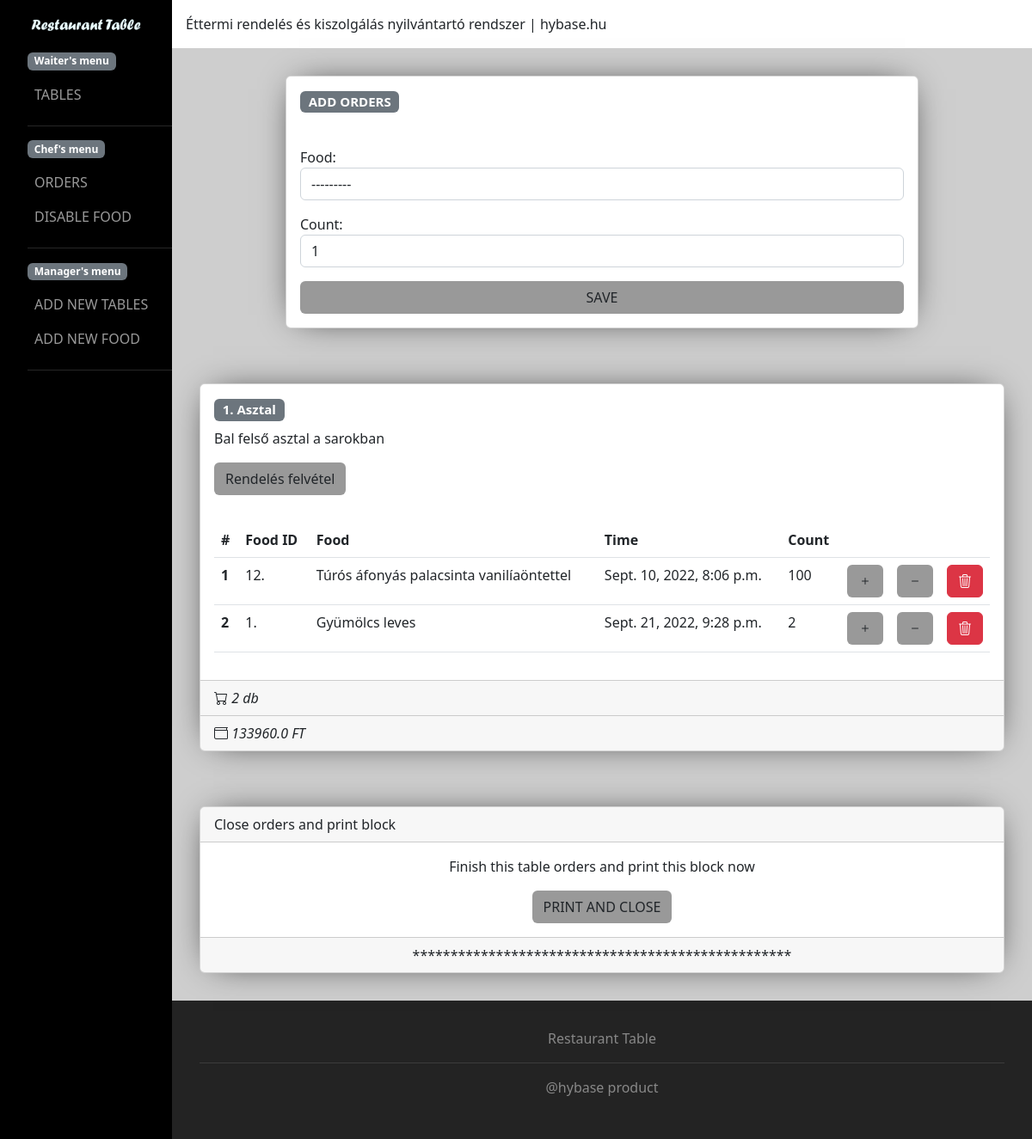
Page /table/1 on the earlier database version.
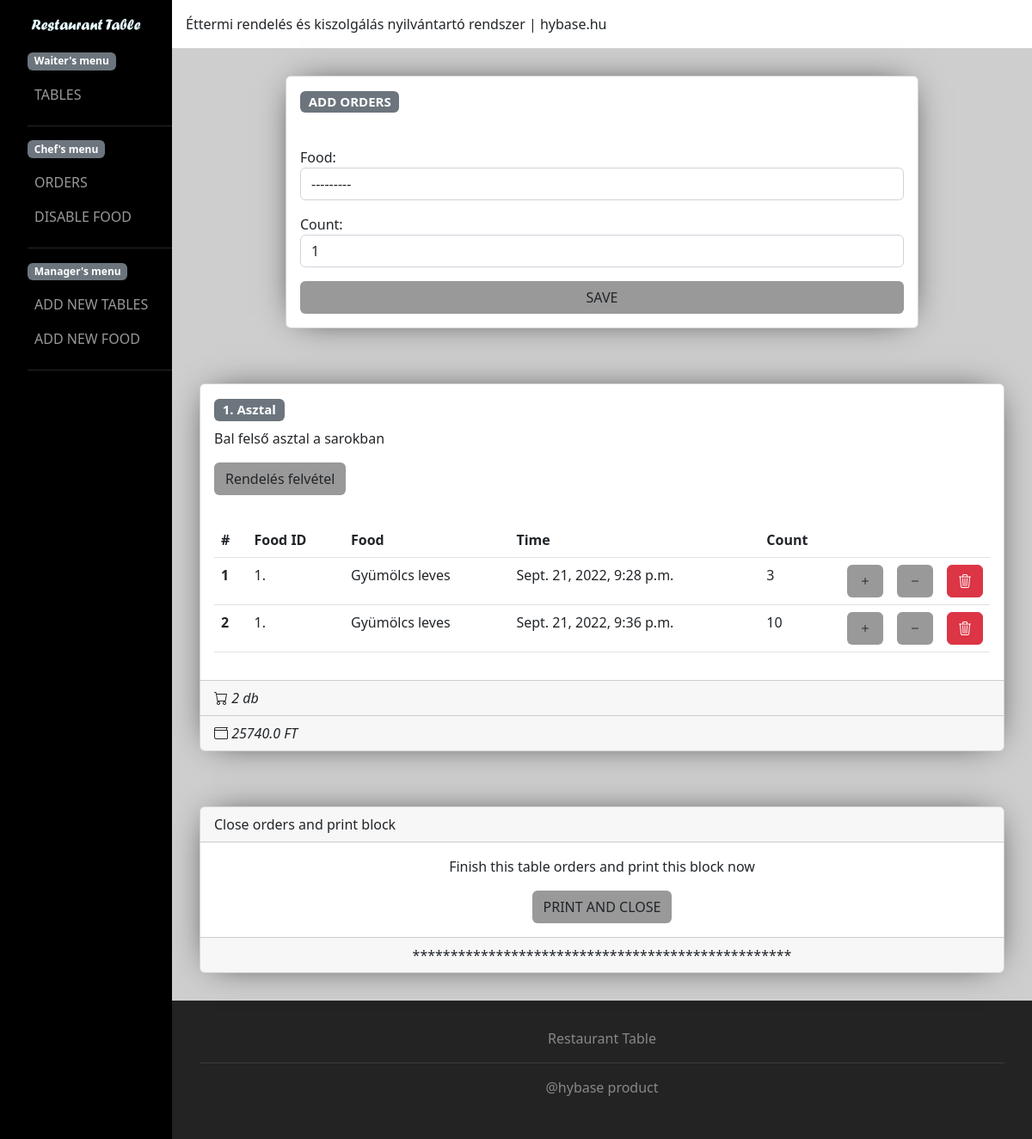
Same page on the later database version.
### table/models.py (models this page shows, shortened)
class Table(models.Model):
    t_id = models.IntegerField(null=False,blank=False,unique=True)
    description = models.TextField(blank=True,null=True)
    is_reserved = models.BooleanField(default=False)
    is_active = models.BooleanField(default=True)
    def get_table_order_count(self):
        count = 0
        for i in self.get_table_current_orders():
            for k in i.orders.all():
                count += 1
        return count
    def get_table_order_price(self):
        table_orders = TableOrderModels.TableOrder.objects.filter(table=self.pk,is_finished=False)
        price = 0.0
        for o in table_orders:
            price += o.get_price()
        return price
    def get_table_current_orders(self):
        tableOrders=TableOrderModels.TableOrder.objects.filter(table=self.pk,is_finished=False)
        return tableOrders

### order/models.py (models this page shows, shortened)
class Order(models.Model):
    food = models.ForeignKey(Food, on_delete=models.SET_NULL, null=True)
    count = models.IntegerField(blank=False, null=False, default=1)
    created_at = models.DateTimeField(auto_created=True, auto_now_add=True)

class TableOrder(models.Model):
    orders = models.ManyToManyField(to=Order)
    table = models.ForeignKey(Table, on_delete=models.SET_NULL, null=True,related_name="tables_orders")
    is_finished = models.BooleanField(default=False)
    created_at = models.DateTimeField(auto_created=True, auto_now_add=True)
    def get_price(self):
        price = 0
        for o in self.orders.all():
            price += o.food.price * o.count
        return price

### food/models.py (models this page shows, shortened)
class Food(models.Model):
    f_id = models.IntegerField(blank=False,null=False,unique=True)
    name = models.CharField(max_length=60,blank=False,null=False,unique=True)
    description = models.TextField()
    price = models.FloatField(default=0.0)
    category = models.CharField(choices=category,max_length=2,blank=False,null=False)
    is_active = models.BooleanField(default=True)
    class Meta:
        ordering = ['category','name']
    def __str__(self):
        return "["+str(self.category) +"] " + self.name

### table/views.py (the view, shortened to what this page needs)
# urls.py: path('table/<int:pk>',table_view,name="table_view"),
def table_view(request, pk):
    table = Table.objects.get(pk=pk)
    order_form = OrderForm()
    context = {
        'table': table,
        'form':order_form
    }
    return render(request, 'table/table_view.html', context)

### order/forms.py
class OrderForm(ModelForm):
    class Meta:
        model = Order
        fields = ["food","count"]
    def __init__(self,*args,**kwargs):
        super(ModelForm,self).__init__(*args,**kwargs)
        for visible in self.visible_fields():
            visible.field.widget.attrs['class'] = 'form-control'

### templates/table/table_view.html (shortened to what this page needs)
{% extends 'includes/main.html' %}
{% load static %}
{%block content%}
<div class="_container" style="max-width:50rem;margin:0px auto">
    <div class="card _shadow">
        <div class="card-body">
          <h5 class="card-title"><span class="badge bg-secondary">ADD ORDERS</span></h5>
        </div>
        <form action="{% url 'orders:add_orders' table.pk %}" method="POST">
            <div class="card-body">
                {{form.as_p}}
                <button type="submit" class="btn _btn w-100">SAVE</button>
            </div>
        </form>
    </div>
</div>
<div class="_container">
    <div class="card _shadow">
        <div class="card-body">
          <h5 class="card-title"><span class="badge bg-secondary">{{table.id}}. Asztal</span></h5>
            <p class="card-text">{{table.description}}</p>
            <a href="#" class="btn _btn">Rendelés felvétel</a>
        </div>
        <div class="card-body table-responsive">
            <table class="table">
                <thead>
                    <tr>
                        <th scope="col">#</th>
                        <th scope="col">Food ID</th>
                        <th scope="col">Food</th>
                        <th scope="col">Time</th>
                        <th scope="col">Count</th>
                        <th scope="col" width="10rem"></th>
                        <th scope="col" width="10rem"></th>
                        <th scope="col" width="10rem"></th>
                    </tr>
                </thead>
                <tbody>
                {% for table_orders in table.get_table_current_orders.all %}
                    {% for order in table_orders.orders.all %}
                    <tr>
                        <th scope="row">{{forloop.counter}}</th>
                        <td>{{order.food.f_id}}.</td>
                        <td>{{order.food.name}}</td>
                        <td>{{order.created_at}}</td>
                        <td>{{order.count}}</td>
                        <form action="" method="post">
                            <td><button type="submit" class="btn _btn" name="add" value="xcv"><i class="bi bi-plus"></i></button></td>
                        </form>
                        <form action="" method="post">
                            <td><button class="btn _btn" name="minus" value="xvv"><i class="bi bi-dash"></i></button></td>
                        </form>
                        <form action="{% url 'orders:delete_orders' table_pk=table.pk order_pk=order.pk  %}" method="post">
                            <td><button class="btn btn-danger"><i class="bi bi-trash3"></i></button></td>
                        </form>
                    </tr>
                    {% endfor %}
                {% endfor %}
                </tbody>
            </table>
        </div>
        <div class="card-footer">
            <i class="bi bi-cart"> {{table.get_table_order_count}} db</i>
        </div>
        <div class="card-footer">
            <i class="bi bi-wallet"> {{table.get_table_order_price}} FT</i>
        </div>
    </div>
</div>
<div class="_container">
    <div class="card _shadow">
        <div class="card-header">Close orders and print block</div>
        <div class="card-body text-center">
            {% for table_order in table.get_table_current_orders.all %}
            <form action="{% url 'orders:close_order' table_order.pk %}">
                <p>Finish this table orders and print this block now</p>
                <button type="submit" class="btn _btn">PRINT AND CLOSE</button>
            {%endfor%}
            </form>
        </div>
        <div class="card-footer text-center">**************************************************</div>
    </div>
</div>
{%endblock content%}

### templates/includes/main.html (shortened to what this page needs)
{% load static %}
<!DOCTYPE html>
<html lang="en">
<head>
    <link href="https://cdn.jsdelivr.net/npm/bootstrap@5.2.0/dist/css/bootstrap.min.css" rel="stylesheet">
     <link rel="stylesheet" href="https://cdn.jsdelivr.net/npm/bootstrap-icons@1.9.1/font/bootstrap-icons.css">
    <link href="{% static 'css/main.css' %}" rel="stylesheet">
</head>
<body>
<div class="container-fluid">
   <div class="row">
        <div class="col-lg-2  p-0 _sidebar ">
            {% include 'includes/sidebar.html'%}
        </div>
        <div class="col-lg-10 p-0"">
            {% include 'includes/header.html' %}
            <div style="min-height:100vh;">
            {% block content %}
            {% endblock content%}
            </div>
            {% include 'includes/footer.html' %}
        </div>
    </div>
</div>
</body>
</html>

### templates/includes/sidebar.html
{% load static %}
<div class="_sidebar">
    <nav>
        <a>
            <img src="{% static 'images/base/restaurant.png' %}" alt="Restaurant Image"  class="_sidebar_banner">
        </a>
        <ul class="_ul">
            <h6><span class="badge bg-secondary">Waiter's menu</span></h6>
            <li class="_li"><a href="{% url 'table:home' %}">Tables</a></li>
            <hr>
            <h6><span class="badge bg-secondary">Chef's menu</span></h6>
            <li class="_li"><a href="{% url 'orders:list_orders' %}">Orders</a></li>
            <li class="_li">Disable food</li>
            <hr>
             <h6><span class="badge bg-secondary">Manager's menu</span></h6>
            <li class="_li">Add new tables</li>
            <li class="_li"><a href="{% url 'food:add_food' %}">Add new food</a></li>
            <hr>
        </ul>
    </nav>
</div>

### templates/includes/header.html
<div class="_header">Éttermi rendelés és kiszolgálás nyilvántartó rendszer | hybase.hu</div>

### templates/includes/footer.html
<footer class="_footer">
    <p class="text-center">Restaurant Table</p>
    <hr>
    <p class="text-center">@hybase product</p>
</footer>

### static/css/main.css (style rules this page uses)
:root { --primary:#000; --primary-dark:#232323; --secondary:#888; --primary-light:#822569; --secondary-light:#999; }
body { background-color:#CECECE; }
._sidebar_banner { width:100%; padding:0.8rem; object-fit:cover; }
._sidebar { background-color:var(--primary); color:var(--secondary-light); }
._ul { width:100%; list-style-type:none; margin:0px auto; }
._li { width:100%; padding: 0.5rem; text-align:left; margin:0px auto; text-transform:uppercase; }
._li a { text-align:left; text-transform:uppercase; text-decoration:none; color:var(--secondary-light); }
._header { width:100%; padding:1rem; background-color:white; }
._shadow { box-shadow: 0px 0px 40px -16px rgba(0,0,0,1); -webkit-box-shadow: 0px 0px 40px -16px rgba(0,0,0,1); -moz-box-shadow: 0px 0px 40px -16px rgba(0,0,0,1); }
._container { width:100%; padding:2rem; }
._btn { background-color:var(--secondary-light); }
._footer { background-color:var(--primary-dark); color:var(--secondary); padding:2rem; }

Differences in the rows shown:
removed Order: food.f_id "12", food.name "Túrós áfonyás palacsinta vanilíaöntettel", created_at "Sept. 10, 2022, 8:06 p.m.", count "100"
changed through a linked row, Table "Bal felső asztal a sarokban": get_table_order_price "133960.0" → "25740.0"
changed Order "Sept. 21, 2022, 9:28 p.m.": count "2" → "3"
added Order: food.f_id "1", food.name "Gyümölcs leves", created_at "Sept. 21, 2022, 9:36 p.m.", count "10"
